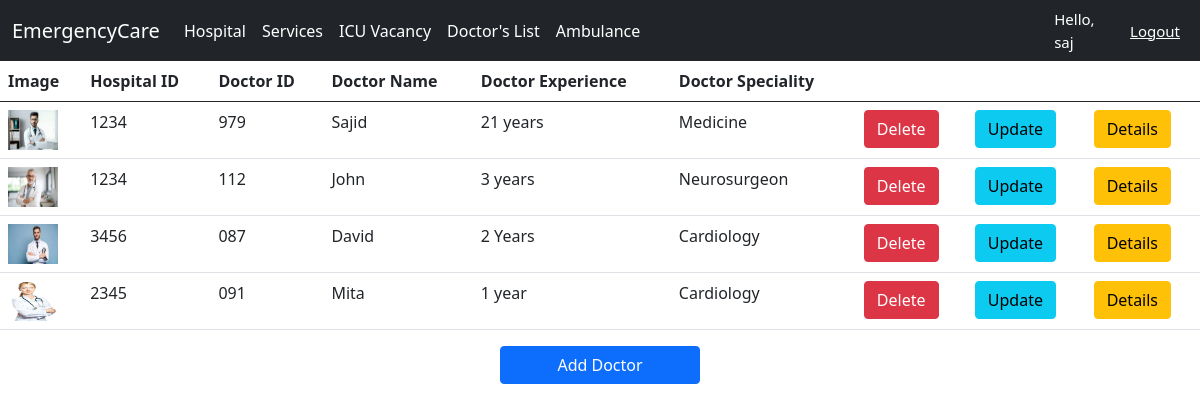
Screenshot of /DoctorList/ (signed in) with the database file from the repository.
### Location/models.py (models this page shows, shortened)
class DoctorList(models.Model):
    H_ID = models.ForeignKey(Hospital, on_delete=models.CASCADE, blank=True, null=True)
    D_ID = models.CharField(max_length=200, blank=True, null=True)
    D_Name = models.CharField(max_length=200, blank=True, null=True)
    D_Experience = models.CharField(max_length=200, blank=True, null=True)
    D_Speciality = models.CharField(max_length=200, blank=True, null=True)
    status_availabilty = (
       ('Available','Available'),
        ('Not Available', 'Not Available'),
    )
    Availability = models.CharField(max_length=100, choices=status_availabilty,blank=True,null=True)
    image = models.ImageField(upload_to='images/', blank=True, null=True, default='images/default.jpg')

class Hospital(models.Model):
    H_ID = models.CharField(max_length=200)
    H_name = models.CharField(max_length=200)
    Co_ordinate = models.ForeignKey(Location, on_delete=models.CASCADE)
    image = models.ImageField(upload_to='images/',blank=True, null=True, default='images/default.jpg')
    def __str__(self):
        return self.H_ID

### Location/views.py (the view)
# urls.py: path('DoctorList/',l_views.doctorlist,name='DoctorList'),
@login_required(login_url='login')
def doctorlist(request):
    doctorlist = DoctorList.objects.all()
    context = {
        'doctorlist': doctorlist,
    }
    return render(request, template_name='hospital/DoctorList.html',context=context)

### templates/hospital/DoctorList.html
 {% extends 'hospital/Home.html' %}
 {% block content %}
 {% load static %}
<table class="table">
  <thead>
    <tr>
      <th scope="col">Image</th>
      <th scope="col">Hospital ID</th>
        <th scope="col">Doctor ID</th>
        <th scope="col">Doctor Name</th>
      <th scope="col">Doctor Experience</th>
      <th scope="col">Doctor Speciality</th>
      <th></th>
      <th></th>
      <th></th>
    </tr>
  </thead>
  <tbody>
  {% for d in doctorlist %}
    <tr>
      <td><img src="{{d.image.url}}" style="height: 40px; width: 50px;"></td>
      <td>{{d.H_ID}}</td>
      <td>{{d.D_ID}}</td>
      <td>{{d.D_Name}}</td>
      <td>{{d.D_Experience}}</td>
      <td>{{d.D_Speciality}}</td>
      {% if request.user.is_staff %}
      <td><a href="{% url 'delete_doctor' d.id %}" class="btn btn-danger">Delete</a></td>
      <td><a href="{% url 'update_doctor' d.id %}" class="btn btn-info">Update</a></td>
      {% endif %}
      <td><a href="{% url 'DoctorDetails' d.id %}" class = "btn btn-warning">Details</a></td>
    </tr>
  {% endfor %}
  </tbody>
</table>
  {% if request.user.is_staff %}
 <div class = "d-grid gap-2 col-2 mx-auto" style="...">
  <a href="{% url 'add_doctor' %}" class = "btn btn-primary">Add Doctor</a>
 </div>
 {% endif %}
{% endblock %}

### templates/hospital/Navbar.html (shortened to what this page needs)
{% load static %}
<nav class="navbar navbar-expand-lg navbar-dark bg-dark">
  <div class="container-fluid">
    <a class="navbar-brand" href="{% url 'Home' %}">EmergencyCare</a>
    <div class="collapse navbar-collapse" id="navbarNavAltMarkup">
      <div class="navbar-nav">
        <a class="nav-link active" aria-current="page" href="{% url 'hospital' %}">Hospital</a>
        <a class="nav-link active" aria-current="page" href="{% url 'Services' %}">Services</a>
        <a class="nav-link active" aria-current="page" href="{% url 'ICUVac' %}">ICU Vacancy</a>
        <a class="nav-link active" aria-current="page" href="{% url 'DoctorList' %}">Doctor's List</a>
        <a class="nav-link active" aria-current="page" href="{% url 'Ambulance' %}">Ambulance</a>
      </div>
    </div>
  </div>
  <span class="hello-msg" >Hello, {{request.user}}</span>
  <span><a class="hello-msg" href="{% url 'logout' %}">Logout</a></span>
</nav>

### templates/hospital/Navbar.html (style rules this page uses)
.hello-msg { font-size: 15px; color: #fff; margin-right: 20px; }

### rows the page displays
DoctorList: image (picture), H_ID "1234", D_ID "979", D_Name "Sajid", D_Experience "21 years", D_Speciality "Medicine"
DoctorList: image (picture), H_ID "1234", D_ID "112", D_Name "John", D_Experience "3 years", D_Speciality "Neurosurgeon"
DoctorList: image (picture), H_ID "3456", D_ID "087", D_Name "David", D_Experience "2 Years", D_Speciality "Cardiology"
DoctorList: image (picture), H_ID "2345", D_ID "091", D_Name "Mita", D_Experience "1 year", D_Speciality "Cardiology"

### other values shown
{{ request.user }} "saj"
